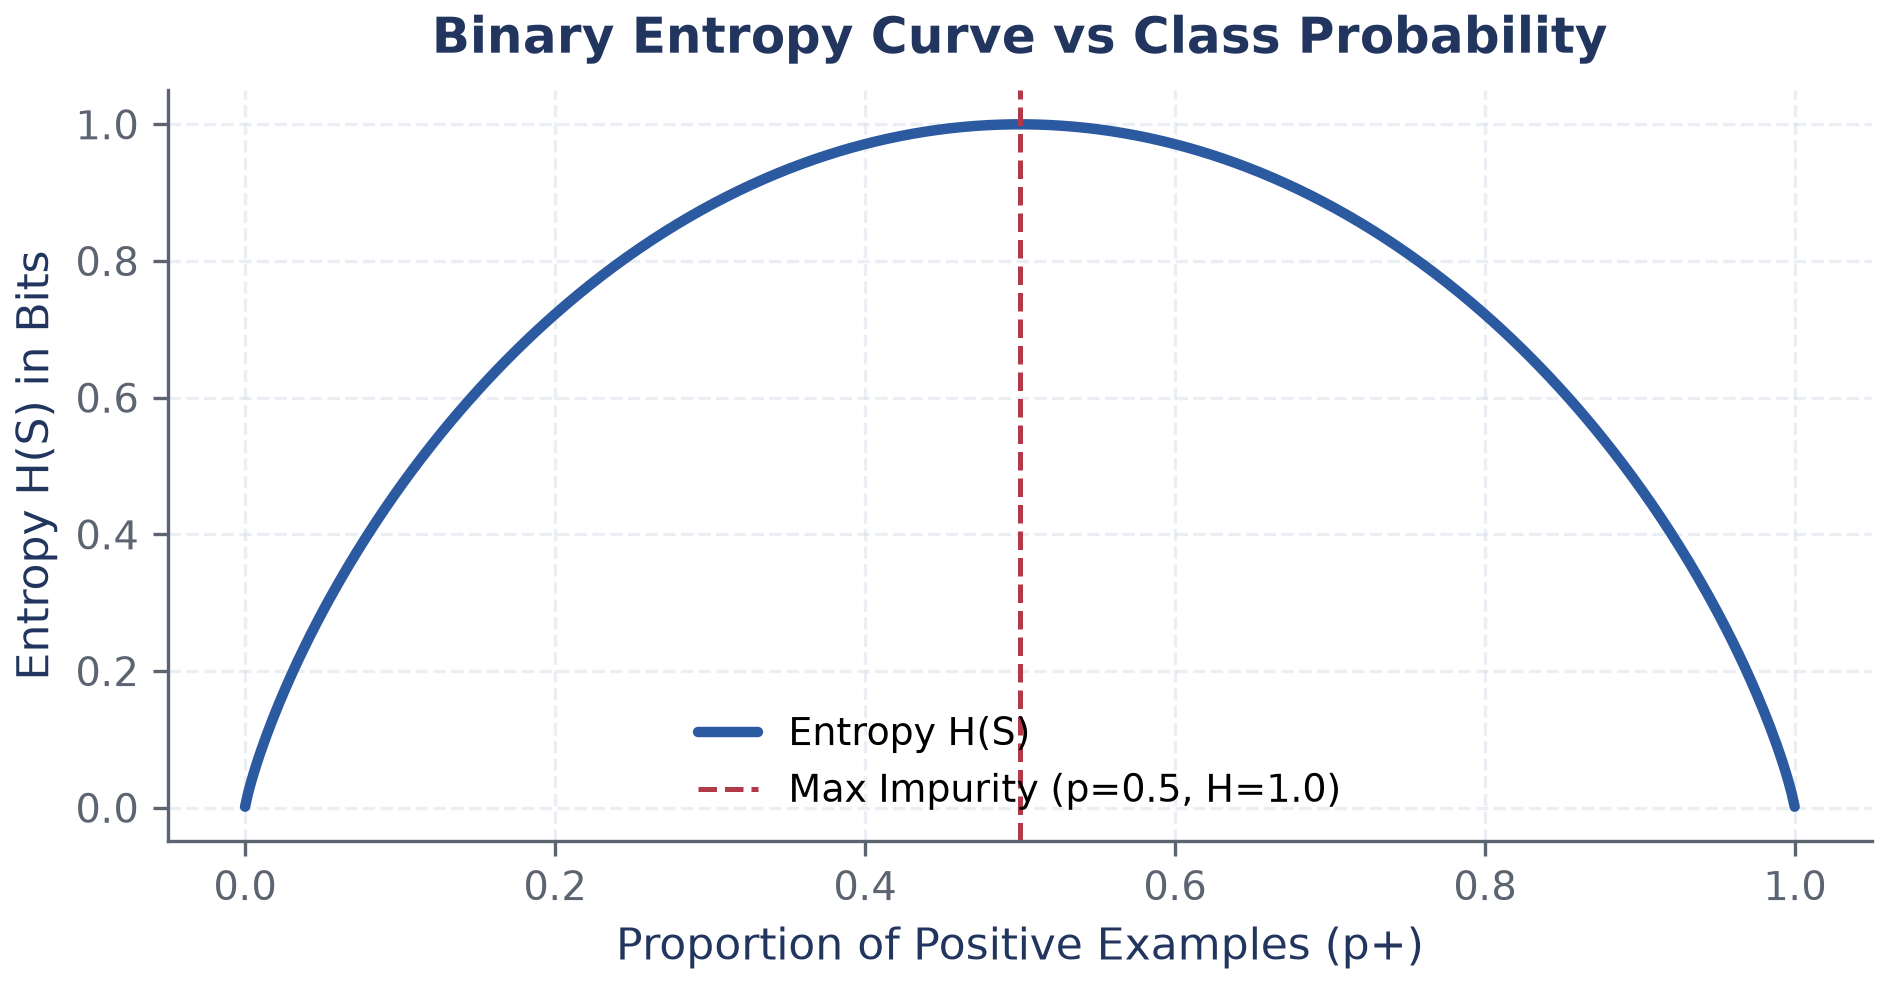

Here is the Python script that generated this plot:
#!/usr/bin/env python3
import os, sys, matplotlib.pyplot as plt, numpy as np
sys.path.insert(0, os.path.abspath(os.path.join(os.path.dirname(__file__), "../../../scripts")))
from figstyle import use_house_style, PALETTE
use_house_style()
p = np.linspace(0.0001, 0.9999, 500)
entropy = -p * np.log2(p) - (1 - p) * np.log2(1 - p)
fig, ax = plt.subplots(figsize=(6.5, 3.5))
ax.plot(p, entropy, color=PALETTE["blue"], lw=2.5, label="Entropy H(S)")
ax.axvline(0.5, color=PALETTE["red"], linestyle="--", lw=1.2, label="Max Impurity (p=0.5, H=1.0)")
ax.set_title("Binary Entropy Curve vs Class Probability")
ax.set_xlabel("Proportion of Positive Examples (p+)")
ax.set_ylabel("Entropy H(S) in Bits")
ax.grid(True, linestyle="--", alpha=0.5)
ax.legend(loc="lower center", fontsize=9)
plt.tight_layout(); plt.savefig(os.path.join(os.path.dirname(__file__), "fig_entropy_curve.png"), dpi=300)
